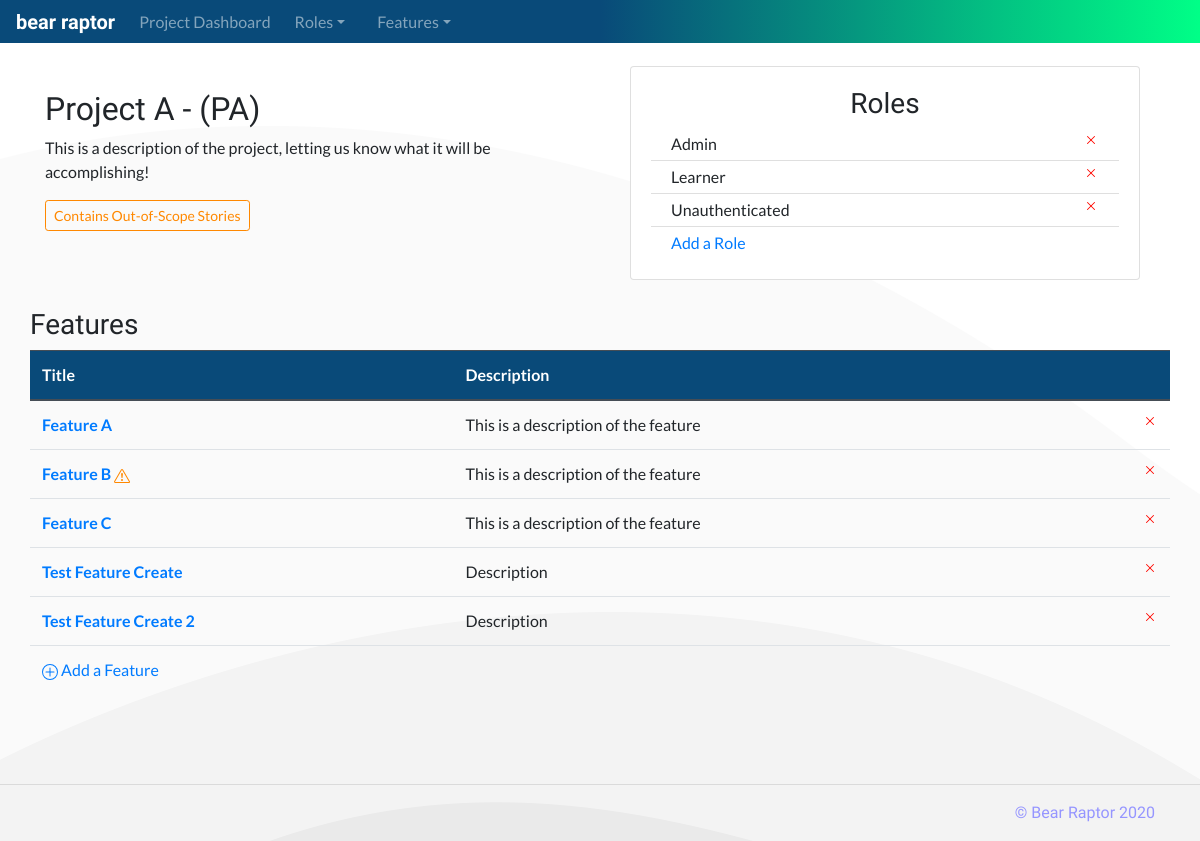
The app's page /project?1 with its own data.
### database_setup.py (models this page shows, shortened)
class Project(Base):
    __tablename__ = 'project'
    id = Column(Integer, primary_key=True)
    title = Column(String(250), nullable=False)
    shortname = Column(String(25), nullable=False)
    description = Column(String(500))
    status = Column(String(50), nullable=False)

class Role(Base):
    __tablename__ = 'role'
    id = Column(Integer, primary_key=True)
    title = Column(String(250), nullable=False)
    description = Column(String(500))
    project_id = Column(Integer, ForeignKey('project.id'))
    project = relationship(Project)

class Feature(Base):
    __tablename__ = 'feature'
    id = Column(Integer, primary_key=True)
    title = Column(String(250), nullable=False)
    shortname = Column(String(25), nullable=False)
    description = Column(String(500))
    scope = Column(String(25), nullable=False)
    project_id = Column(Integer, ForeignKey('project.id'))
    project = relationship(Project)

class Story(Base):
    __tablename__ = 'story'
    id = Column(Integer, primary_key=True)
    scope = Column(String(25), nullable=False)
    want = Column(String(500))
    why = Column(String(500))
    role_id = Column(Integer, ForeignKey('role.id'))
    role = relationship(Role)
    feature_id = Column(Integer, ForeignKey('feature.id'))
    feature = relationship(Feature)

### app.py (the view)
@app.route('/project?<int:project_id>')
def projectDash(project_id):
    project = session.query(Project).filter_by(id=project_id).one()
    roles = session.query(Role).filter_by(project_id=project_id).all()
    features = session.query(Feature).filter_by(project_id=project_id).all()
    featureids = []
    scope = 'in'
    for i in features:
        featureids.append(i.id)
        if i.scope == 'out':
            scope = 'out'
    stories = session.query(Story).filter(Story.feature_id.in_(featureids)).all()
    if scope != 'out':
        for i in stories:
            if i.scope == 'out':
                scope = 'contains'
    return render_template('project-dash.html', project=project, roles=roles,
                            features=features, scope=scope, stories=stories)

### templates/project-dash.html (shortened to what this page needs)
<!doctype html>
<html lang="en">
  {% include "head.html" %}
  <body>
    {% include "menu.html" %}
    <main role="main">
      <section class="p-4">
        <div class="container">
          <div class="row">
            <div class="col-md-6">
              <br>
                  <h2>{{project.title}} - ({{project.shortname}})</h2>
                  <p>
                    {{project.description}}
                  </p>
                  <p>
                    {% if scope == 'contains' %}
                      <button type="button" class="btn btn-outline-warning btn-sm">Contains Out-of-Scope Stories</button>
                    {% endif %}
                  </p>
            </div>
            <div class="col-md-6">
              <div class="col-md-12">
                <div class="card">
                  <div class="card-body">
                    <center>
                      <h3>Roles</h3>
                    </center>
                      <ul class="list-group list-group-flush">
                        {% for i in roles %}
                        <li class="list-group-item" data-toggle="tooltip" title="{{i.description}}">{{i.title}}
                          <a href="{{url_for('confirmDelete', project_id=project.id, type='Role', type_id=i.id)}}">
                          </a>
                        </li>
                        {% endfor %}
                        <li class="list-group-item">
                          <a type="button" data-toggle="modal" data-target="#create-role" href="#create-role">Add a Role</a>
                        </li>
                      </ul>
                  </div>
                </div>
              </div>
            </div>
          </div>
        </div>
      </section>
      <section class="p-1">
        <div class="container">
          <div class="row">
            <h3>Features</h3>
            <table class="table table-hover">
              <thead class="thead-dark">
                <tr>
                  <th scope="col">Title</th>
                  <th scope="col">Description</th>
                  <th scope="col"></th>
                </tr>
              </thead>
              <tbody>
                {% for i in features %}
                  <tr>
                    <th scope="row">
                      <a href="{{url_for('featurePage', project_id=project.id, feature_id=i.id)}}">
                        {{i.title}}
                        {% if i.scope != 'out' %}
                          {% for s in stories %}
                            {% if s.feature.id == i.id %}
                              {% if s.scope == 'out' %}
                                <span title="Contains out of scope stories">
                                </span>
                              {% endif %}
                            {% endif %}
                          {% endfor %}
                        {% endif %}
                      </a>
                    </th>
                    <td>{{i.description}}</td>
                    <td>
                      <a href="{{url_for('confirmDelete', project_id=project.id, type='Feature', type_id=i.id)}}">
                      </a>
                    </td>
                  </tr>
                {% endfor %}
                <tr>
                  <td colspan="4">
                    <a type="button" data-toggle="modal" data-target="#create-feature" href="#create-feature">
                      <p class="float-right">
                        Add a Feature
                      </p>
                    </a>
                  </td>
                </tr>
              </tbody>
            </table>
          </div>
        </div>
      </section>
        <hr style="margin-top:3rem">
    </main>
    {% include "footer.html" %}
  </body>
</html>

### templates/head.html (shortened to what this page needs)
<head>
  <link rel="stylesheet" href="https://stackpath.bootstrapcdn.com/bootstrap/4.5.0/css/bootstrap.min.css">
  <link rel="stylesheet" href="../../../../../../static/styles-fix.css">
</head>

### templates/menu.html (shortened to what this page needs)
<nav class="navbar navbar-expand-md navbar-dark fixed-top bg-dark">
  <a class="navbar-brand bear-raptor" href="{{url_for('mainPage')}}"><b>bear raptor</b></a>
  <div class="collapse navbar-collapse" id="navbarsExampleDefault">
    <ul class="navbar-nav mr-auto">
      {% if project is defined %}
      <li class="nav-link px-2">
        <a style="color:inherit" href="{{url_for('projectDash',project_id=project.id)}}">Project Dashboard</a>
      </li>
      {% endif %}
      {% if roles is defined %}
      <li class="nav-item dropdown px-2">
        <a class="nav-link dropdown-toggle" href="#" id="rolesdropdown" data-toggle="dropdown" aria-haspopup="true" aria-expanded="false">Roles</a>
      </li>
      {% endif %}
      {% if features is defined %}
      <li class="nav-item dropdown px-2">
        <a class="nav-link dropdown-toggle" href="#" id="featuresdropdown" data-toggle="dropdown" aria-haspopup="true" aria-expanded="false">Features</a>
      </li>
      {% endif %}
    </ul>
  </div>
</nav>

### templates/footer.html (shortened to what this page needs)
<footer class="container">
  <p class="bear-raptor bear-footer float-right">&copy; Bear Raptor 2020</p>
</footer>

### static/styles-fix.css (style rules this page uses)
body { padding-top: 2.6rem; font-family: 'Lato', sans-serif; background-image: url(images/wave.png); background-repeat: no-repeat; background-position: inherit; }
h1, h2, h3, h4 { font-family: 'Marcellus', serif; }
.bg-dark { background: linear-gradient(90deg, rgba(9,74,121,1) 0%, rgba(9,74,121,1) 50%, rgba(0,255,135,1) 100%); }
.navbar { padding: .1rem 1rem; }
.bear-raptor { font-family: 'Cedarville Cursive', cursive; }
.bear-footer { color: #9595ff; }
.btn-outline-warning { color: #ff8800; border-color: #ff8800; }
.list-group-item { padding: .25rem 1.25rem; }
.table .thead-dark th { background-color: rgba(9,74,121,1); }

### records on screen
Project: title "Project A", shortname "PA", description "This is a description of the project, letting us know what it will be accomplishing!"
Role: title "Admin"
Role: title "Learner"
Role: title "Unauthenticated"
Feature: title "Feature A", description "This is a description of the feature"
Feature: title "Feature B", description "This is a description of the feature"
Story: scope "out" (drawn)
Feature: title "Feature C", description "This is a description of the feature"
Feature: title "Test Feature Create", description "Description"
Feature: title "Test Feature Create 2", description "Description"
